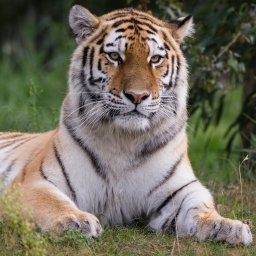
#> input picture 10/TP/tigre.jpg, 256 x 256 px
$ python rotation.py
#> lines starting #> are read from the running program, lines starting #| are printed output that depends on the picture
def decoupe(px, x, y, t):
    t = t//2
    for i in range(t):
        for j in range(t):
            px[x+i ,y+j], px[x+t+i ,y+j], px[x+t+i ,y+t+j], px[x+i ,y+t+j]= \
                   px[x+t+i ,y+j], px[x+t+i ,y+t+j], px[x+i ,y+t+j], px[x+i ,y+j]


def rotation_aux(px, x, y, t):
    # cas de base : t < = 1 : rien à faire !
    # cas récursif
    if t > 1 :
        decoupe(px, x, y, t)
        rotation_aux(px, x, y, t//2)
        rotation_aux(px, x+t//2, y, t//2)
        rotation_aux(px, x, y+t//2, t//2)
        rotation_aux(px, x+t//2, y+t//2, t//2)


from PIL import Image
im = Image.open("tigre.jpg")
#> im is the input picture: PIL image 256x256 RGB; mean R, G, B 115.4, 110.2, 95.6
px=im.load()
rotation_aux(px, 0,0,256 )
im.save("test.jpg")
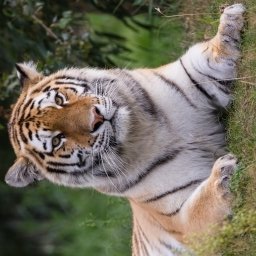
#> saved as test.jpg: PIL image 256x256 RGB; mean R, G, B 115.4, 110.2, 95.6
